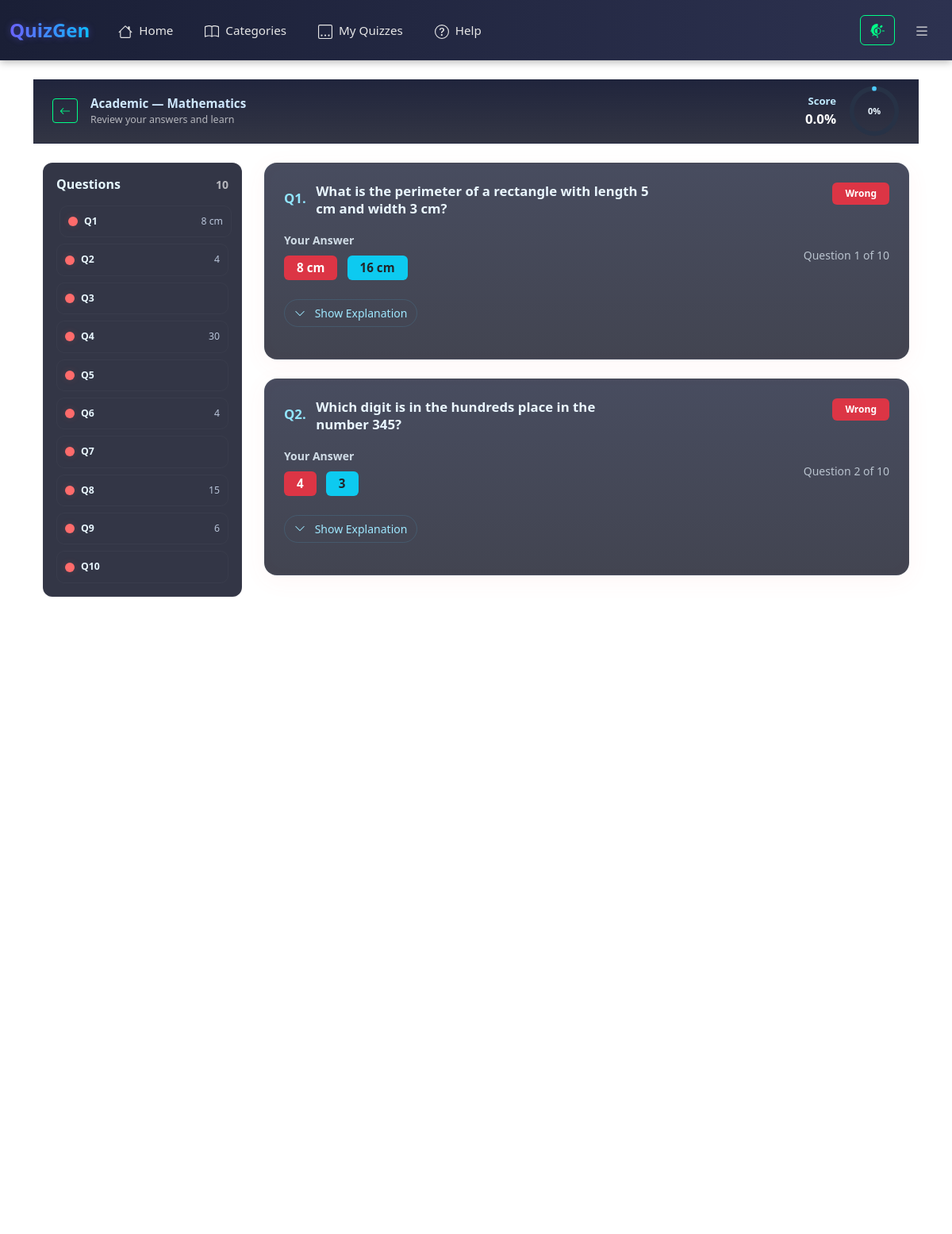
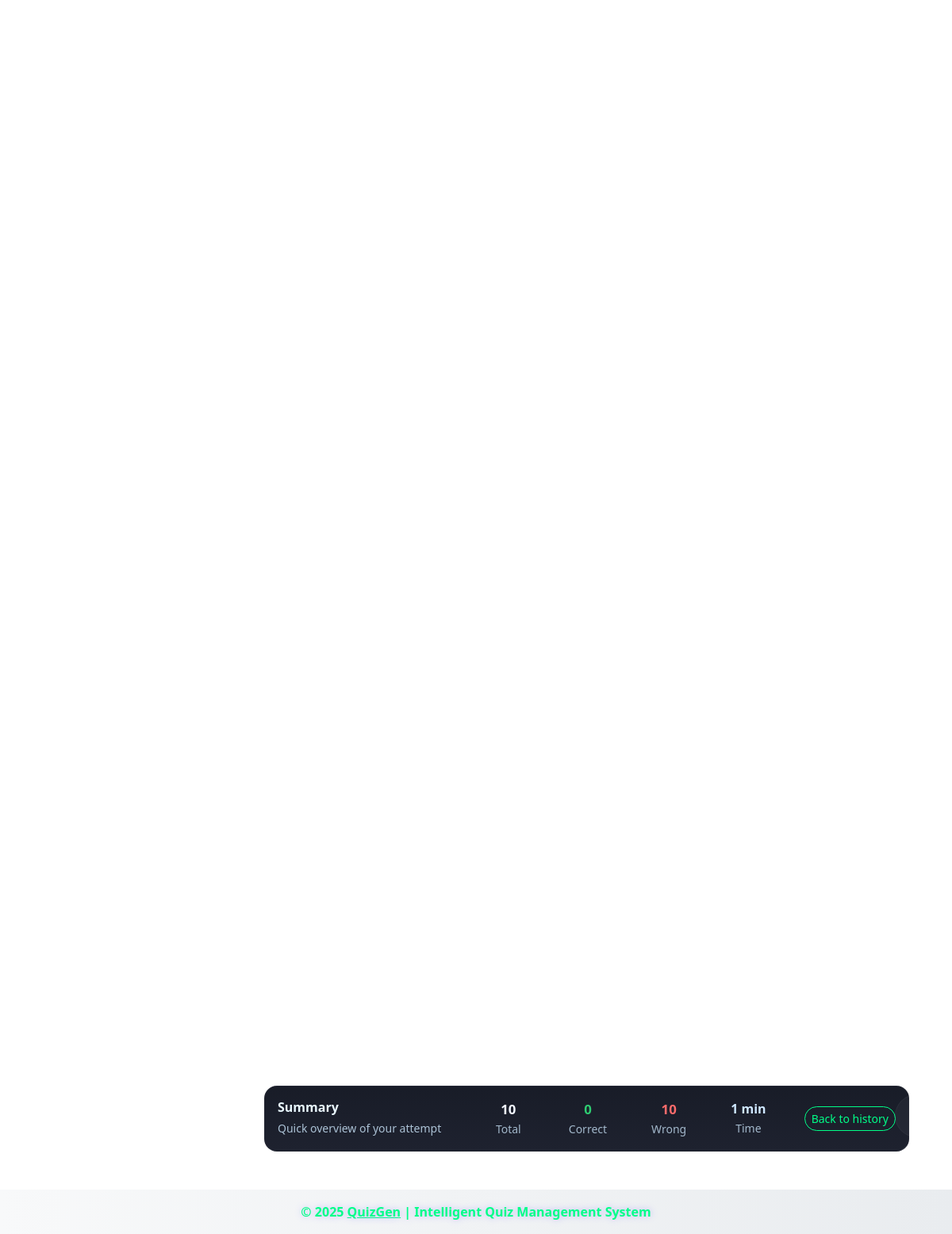
/quiz/43/review/ (signed in), run on the app's committed database (2 pictures, top to bottom).
### quizzes/models.py (models this page shows, shortened)
class UserQuizAttempt(models.Model):
    user = models.ForeignKey(User, on_delete=models.CASCADE, related_name='attempts')
    category = models.CharField(max_length=100, default="General")
    subcategory = models.CharField(max_length=100, default="General")
    difficulty = models.CharField(max_length=20, default="Easy")
    started_at = models.DateTimeField(auto_now_add=True)
    completed_at = models.DateTimeField(null=True, blank=True)
    score_percentage = models.FloatField(default=0)
    completed = models.BooleanField(default=False)

class UserAnswer(models.Model):
    attempt = models.ForeignKey(UserQuizAttempt, on_delete=models.CASCADE, related_name='answers')
    question = models.ForeignKey(AIQuestion, on_delete=models.CASCADE)
    user_answer = models.CharField(max_length=255)
    is_correct = models.BooleanField(default=False)
    explanation = models.TextField(blank=True)
    helpful_feedback = models.BooleanField(null=True)
    reference_link = models.URLField(blank=True, null=True)
    learning_source = models.CharField(max_length=224, blank=True, null=True)

class AIQuestion(models.Model):
    category = models.CharField(max_length=100)
    subcategory = models.CharField(max_length=100)
    difficulty = models.CharField(max_length=20)
    question_text = models.TextField()
    options = models.JSONField()  # list of options
    answer = models.CharField(max_length=200)
    created_at = models.DateTimeField(auto_now_add=True)
    reviewed = models.BooleanField(default=False)
    reviewer_notes = models.TextField(blank=True, null=True)

### users/views.py (the view)
# urls.py: path('quiz/<int:attempt_id>/review/', views.review_quiz_view, name='review_quiz'),
@login_required
def review_quiz_view(request, attempt_id):
    attempt = UserQuizAttempt.objects.get(id=attempt_id, user=request.user)
    answers = UserAnswer.objects.filter(attempt=attempt).select_related('question')
    questions = []
    for answer in answers:
        feedback = QuestionFeedback.objects.filter(
            user=request.user, question_id=answer.question.id
        ).order_by('-id').first()
        questions.append({
            'id': answer.question.id,
            'text': answer.question.question_text,
            'user_answer': answer.user_answer,
            'correct_answer': answer.question.answer,
            'is_correct': answer.is_correct,
            'explanation': answer.explanation,
            'reference_link': getattr(answer, 'reference_link', ''),
            'learning_source': getattr(answer, 'learning_source', ''),
            'user_feedback': feedback.feedback_type if feedback else "",
            'user_text_feedback': feedback.feedback_text if (feedback and feedback.feedback_text) else "",
        })
    if attempt.started_at and attempt.completed_at:
        delta = attempt.completed_at - attempt.started_at
        if delta.total_seconds() < 60:
            time_taken_str = f"{int(delta.total_seconds())} sec"
        elif delta.total_seconds() < 3600:
            mins = int(delta.total_seconds() // 60)
            time_taken_str = f"{mins} min"
        else:
            hours = int(delta.total_seconds() // 3600)
            mins = int((delta.total_seconds() % 3600) // 60)
            time_taken_str = f"{hours} hr {mins} min"
    else:
        time_taken_str = "-"
    context = {
        'attempt': attempt,
        'questions': questions,
        'time_taken_str': time_taken_str,  # pass it to template!
    }
    return render(request, 'users/review_quiz.html', context)

### templates/users/review_quiz.html (shortened to what this page needs)
{% extends 'base.html' %}
{% block content %}
<header id="sticky-bar" class="d-flex align-items-center justify-content-between px-4 py-2"
        style="position:sticky; top:0; z-index:1050; backdrop-filter: blur(6px);
               background: linear-gradient(180deg, rgba(20,25,50,0.95), rgba(15,18,35,0.85));
               border-bottom: 1px solid rgba(255,255,255,0.03);">
    <div class="d-flex align-items-center gap-3">
        <a href="{% url 'quiz_history' %}" class="btn btn-sm btn-outline-light">
            <i class="bi bi-arrow-left"></i>
        </a>
        <div>
            <div style="font-size:0.95rem; color:#cfe8ff; font-weight:700;">{{ attempt.category }} — {{ attempt.subcategory }}</div>
            <div style="font-size:0.78rem; color:rgba(255,255,255,0.65);">Review your answers and learn</div>
        </div>
    </div>
    <div class="d-flex align-items-center gap-3">
        <div style="text-align:right; min-width:88px;">
            <div style="font-size:0.82rem; color:#bfe9ff; font-weight:700;">Score</div>
            <div style="font-size:1.05rem; color:#fff; font-weight:800;">{{ attempt.score_percentage }}%</div>
        </div>
        <div id="score-ring" style="width:64px; height:64px;">
            <svg viewBox="0 0 36 36" class="circular-chart" style="transform: rotate(0deg); width:64px; height:64px;">
                <text id="circle-text" x="18" y="20.5" text-anchor="middle"
                      style="font-size:6.2px; fill:#eaf6ff; font-weight:800;">0%</text>
            </svg>
        </div>
    </div>
</header>
<div class="container-fluid" style="padding-top:1.5rem;">
    <div class="row g-4">
        <aside id="question-sidebar" class="col-lg-3 d-none d-lg-block"
               style="position:sticky; top:82px; height:calc(100vh - 110px); overflow:auto; padding-right:1rem;">
            <div class="card p-3" style="background:rgba(18,22,40,0.86); border:1px solid rgba(255,255,255,0.03); border-radius:12px;">
                <div class="d-flex align-items-center justify-content-between mb-3">
                    <h6 class="mb-0" style="color:#e6f8ff; font-weight:800;">Questions</h6>
                    <small style="color:rgba(255,255,255,0.65); font-weight:700;">{{ questions|length }}</small>
                </div>
                <div id="sidebar-list" class="d-flex flex-column gap-2">
                    {% for question in questions %}
                    <button class="sidebar-item btn btn-sm text-start d-flex align-items-center gap-2"
                            data-target="q-{{ question.id }}"
                            style="justify-content:flex-start; background:transparent; border:1px solid rgba(255,255,255,0.03); color:#dbe9ff; padding:10px; border-radius:10px;">
                        <span class="dot" style="width:12px; height:12px; border-radius:50%;
                             {% if question.is_correct %}background:#2ecc71; box-shadow:0 0 8px rgba(46,204,113,0.16);{% else %}background:#ff6b6b; box-shadow:0 0 8px rgba(255,107,107,0.16);{% endif %}"></span>
                        <small style="font-weight:700; color:#e8f7ff;">Q{{ forloop.counter }}</small>
                        <small class="ms-auto" style="opacity:0.8; max-width: 120px; overflow:hidden; text-overflow:ellipsis; white-space:nowrap;">{{ question.user_answer|truncatechars:18 }}</small>
                    </button>
                    {% endfor %}
                </div>
            </div>
        </aside>
        <main class="col-lg-9 col-12">
            <div class="row g-4">
                {% for question in questions %}
                <div class="col-12">
                    <article id="q-{{ question.id }}" class="question-card card rounded-4 p-4"
                             data-correct="{% if question.is_correct %}1{% else %}0{% endif %}"
                             style="background: linear-gradient(180deg, rgba(20,26,50,0.78), rgba(13,16,32,0.78));
                                    border:1px solid rgba(255,255,255,0.02);
                                    color:#e9f6ff; overflow:visible;">
                        <div class="d-flex align-items-start justify-content-between gap-3">
                            <h5 class="mb-2 question-title" style="font-weight:800; font-size:1.05rem; line-height:1.3;">
                                <span class="me-2" style="color:#92e6ff; font-weight:900;">Q{{ forloop.counter }}.</span>
                                <span style="display:inline-block; max-width:70%; vertical-align:middle;">{{ question.text }}</span>
                            </h5>
                            <div class="text-end">
                                {% if question.is_correct %}
                                <div class="badge bg-success text-white px-3 py-2" style="font-weight:800;">Correct</div>
                                {% else %}
                                <div class="badge bg-danger text-white px-3 py-2" style="font-weight:800;">Wrong</div>
                                {% endif %}
                            </div>
                        </div>
                        <div class="mt-2 mb-3 d-flex flex-column gap-2">
                            <div class="d-flex align-items-center gap-3 flex-wrap">
                                <div>
                                    <small style="opacity:0.85; font-weight:700;">Your Answer</small>
                                    <div class="mt-2">
                                        <span class="answer-pill badge
                                            {% if question.is_correct %}bg-success{% else %}bg-danger{% endif %}
                                            px-3 py-2" style="font-weight:800; font-size:0.95rem;">{{ question.user_answer }}</span>
                                        {% if not question.is_correct %}
                                        <span class="badge bg-info text-dark px-3 py-2 ms-2" style="font-weight:700; font-size:0.95rem;">{{ question.correct_answer }}</span>
                                        {% endif %}
                                    </div>
                                </div>
                                <div class="ms-auto" style="min-width:180px; text-align:right;">
                                    <small style="opacity:0.7;">Question {{ forloop.counter }} of {{ questions|length }}</small>
                                </div>
                            </div>
                        </div>
                        {% if not question.is_correct %}
                        <div class="mt-2">
                            <button class="exp-toggle btn btn-sm rounded-pill"
                                    data-target="exp-{{ question.id }}"
                                    aria-expanded="false"
                                    style="background:transparent; border:1px solid rgba(78,203,255,0.14); color:#9fe8ff; padding:6px 12px;">
                                <i class="bi bi-chevron-down"></i>
                                <span class="ms-2">Show Explanation</span>
                            </button>
                        </div>
                        {% endif %}
                    </article>
                </div>
                {% endfor %}
            </div>
            <div id="summary-panel" class="card rounded-4 mt-4 p-3"
                 style="background: linear-gradient(180deg, rgba(12,16,28,0.95), rgba(18,22,36,0.95)); border:1px solid rgba(255,255,255,0.03);">
                <div class="d-flex flex-wrap align-items-center justify-content-between gap-3">
                    <div style="min-width:220px;">
                        <h6 style="color:#e9f8ff; margin-bottom:0.25rem; font-weight:800;">Summary</h6>
                        <small style="opacity:0.8; color:#cfeaff;">Quick overview of your attempt</small>
                    </div>
                    <div class="d-flex align-items-center gap-4 ms-auto" style="flex:1; justify-content:flex-end;">
                        <div class="text-center px-3">
                            <div id="summary-total" style="font-weight:900; font-size:1.05rem; color:#f2f6ff;">0</div>
                            <small style="opacity:0.75; color:#cfeaff;">Total</small>
                        </div>
                        <div class="text-center px-3">
                            <div id="summary-correct" style="font-weight:900; font-size:1.05rem; color:#2ecc71;">0</div>
                            <small style="opacity:0.75; color:#cfeaff;">Correct</small>
                        </div>
                        <div class="text-center px-3">
                            <div id="summary-wrong" style="font-weight:900; font-size:1.05rem; color:#ff6b6b;">0</div>
                            <small style="opacity:0.75; color:#cfeaff;">Wrong</small>
                        </div>
                        <div class="text-center px-3">
    <div id="summary-time" style="font-weight:800; font-size:1rem; color:#cfe8ff;">{{ time_taken_str }}</div>
    <small style="opacity:0.75; color:#cfeaff;">Time</small>
</div>
                        <a href="{% url 'quiz_history' %}" class="btn btn-outline-light btn-sm rounded-pill ms-2">
    Back to history
</a>
                    </div>
                </div>
            </div>
        </main>
    </div>
</div>
<div id="floating-nav" style="position:fixed; right:18px; bottom:60px; display:flex; flex-direction:column; gap:8px; z-index:1100;">
    <button id="prev-btn" class="btn btn-lg rounded-circle" title="Previous" style="width:54px; height:54px; background:rgba(255,255,255,0.04); color:#fff; border:1px solid rgba(255,255,255,0.04);">
        <i class="bi bi-chevron-up"></i>
    </button>
    <button id="next-btn" class="btn btn-lg rounded-circle" title="Next" style="width:54px; height:54px; background:rgba(255,255,255,0.04); color:#fff; border:1px solid rgba(255,255,255,0.04);">
        <i class="bi bi-chevron-down"></i>
    </button>
</div>
{% endblock %}

### static/css/style.css (style rules this page uses)
:root { --bg-gradient-start: #ffffff; --bg-gradient-middle: #f0f0f0; --bg-gradient-end: #e0e0e0; --text-color: #333333; --primary-color: #00FF88; --secondary-color: #00C9FF; --card-bg: #ffffff; --card-border: #cccccc; --navbar-bg: linear-gradient(90deg, #f8f9fa 0%, #e9ecef 100%); --alert-success-bg: linear-gradient(90deg, #00FF88, #00C9FF); --alert-error-bg: linear-gradient(90deg, #ff5e62, #ff9966); }
body[data-theme="light"] { --bg-gradient-start: #ffffff; --bg-gradient-middle: #f0f0f0; --bg-gradient-end: #e0e0e0; --text-color: #333333; --primary-color: #00FF88; --secondary-color: #00C9FF; --card-bg: #ffffff; --card-border: #cccccc; --navbar-bg: linear-gradient(90deg, #f8f9fa 0%, #e9ecef 100%); --alert-success-bg: linear-gradient(90deg, #00FF88, #00C9FF); --alert-error-bg: linear-gradient(90deg, #ff5e62, #ff9966); }
body { background: var(--bg-gradient-start) !important; color: var(--text-color); font-family: "Segoe UI", Arial, sans-serif; transition: background 0.3s ease, color 0.3s ease; }
.btn-outline-light { border-color: var(--primary-color); color: var(--primary-color); }
.card { border: 1.5px solid var(--card-border); }

### templates/base.html (style rules this page uses)
body { background: #ffffff !important; color: #333333 !important; transition: background 0.3s ease, color 0.3s ease; }
body[data-theme="light"] { background: #ffffff !important; color: #333333 !important; }

### templates/users/review_quiz.html (style rules this page uses)
.question-card { transition: transform .28s ease, box-shadow .28s ease; padding-bottom:18px; }
.question-card[data-correct="0"] { box-shadow: 0 6px 30px rgba(255,107,107,0.06), inset 0 0 18px rgba(255,107,107,0.02); border-left:4px solid rgba(255,107,107,0.10); }
.sidebar-item { text-align:left; padding:10px 12px; border-radius:10px; }
.sidebar-item.active { background: linear-gradient(90deg, rgba(78,203,255,0.06), rgba(78,203,255,0.02)); transform:translateX(4px); }
.circular-chart { width:100%; height:100%; }
#summary-panel { padding:16px; }
#summary-panel .text-center { min-width:72px; }

### data on the page
UserQuizAttempt: category "Academic", subcategory "Mathematics", score_percentage "0.0"
UserAnswer: user_answer "8 cm", user_answer "8 cm"
UserAnswer: user_answer "30"
UserAnswer: user_answer "15"
AIQuestion: text "What is the perimeter of a rectangle with length 5 cm and width 3 cm?", correct_answer "16 cm"
AIQuestion: text "Which digit is in the hundreds place in the number 345?"

### other printed values
{{ questions|length }} "10"
{{ question.user_answer|truncatechars:18 }} "4" "4" "6"
{{ questions|length }} "10" "10"
{{ question.user_answer }} "4"
{{ question.correct_answer }} "3"
{{ time_taken_str }} "1 min"
